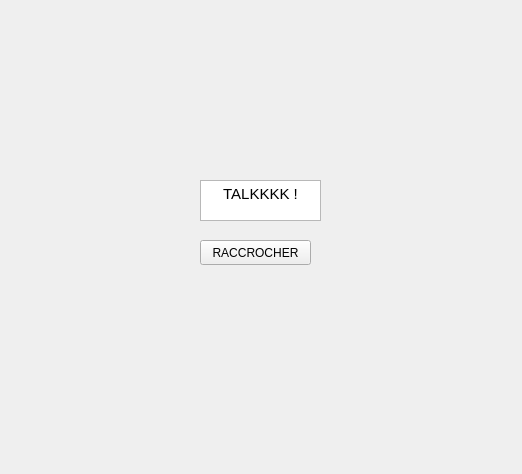
<?xml version="1.0" encoding="UTF-8"?>
<ui version="4.0">
 <class>soundTab</class>
 <widget class="QWidget" name="soundTab">
  <property name="geometry">
   <rect>
    <x>0</x>
    <y>0</y>
    <width>522</width>
    <height>474</height>
   </rect>
  </property>
  <property name="windowTitle">
   <string>Form</string>
  </property>
  <widget class="QTextEdit" name="textEdit">
   <property name="geometry">
    <rect>
     <x>200</x>
     <y>180</y>
     <width>121</width>
     <height>41</height>
    </rect>
   </property>
   <property name="html">
    <string>&lt;!DOCTYPE HTML PUBLIC &quot;-//W3C//DTD HTML 4.0//EN&quot; &quot;http://www.w3.org/TR/REC-html40/strict.dtd&quot;&gt;
&lt;html&gt;&lt;head&gt;&lt;meta name=&quot;qrichtext&quot; content=&quot;1&quot; /&gt;&lt;style type=&quot;text/css&quot;&gt;
p, li { white-space: pre-wrap; }
&lt;/style&gt;&lt;/head&gt;&lt;body style=&quot; font-family:'Ubuntu'; font-size:11pt; font-weight:400; font-style:normal;&quot;&gt;
&lt;p align=&quot;center&quot; style=&quot; margin-top:0px; margin-bottom:0px; margin-left:0px; margin-right:0px; -qt-block-indent:0; text-indent:0px;&quot;&gt;TALKKKK !&lt;/p&gt;&lt;/body&gt;&lt;/html&gt;</string>
   </property>
  </widget>
  <widget class="QPushButton" name="pushButton">
   <property name="geometry">
    <rect>
     <x>200</x>
     <y>240</y>
     <width>111</width>
     <height>25</height>
    </rect>
   </property>
   <property name="text">
    <string>RACCROCHER</string>
   </property>
  </widget>
 </widget>
 <resources/>
 <connections/>
</ui>
